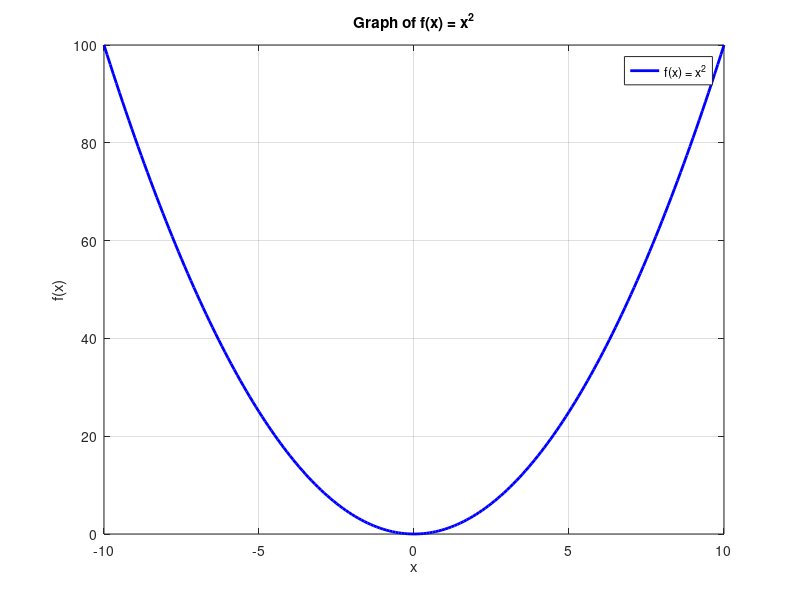
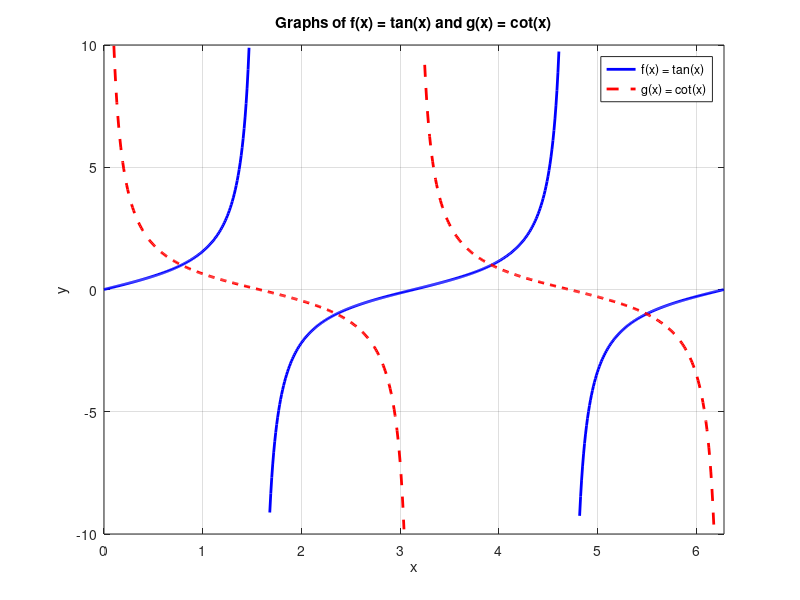
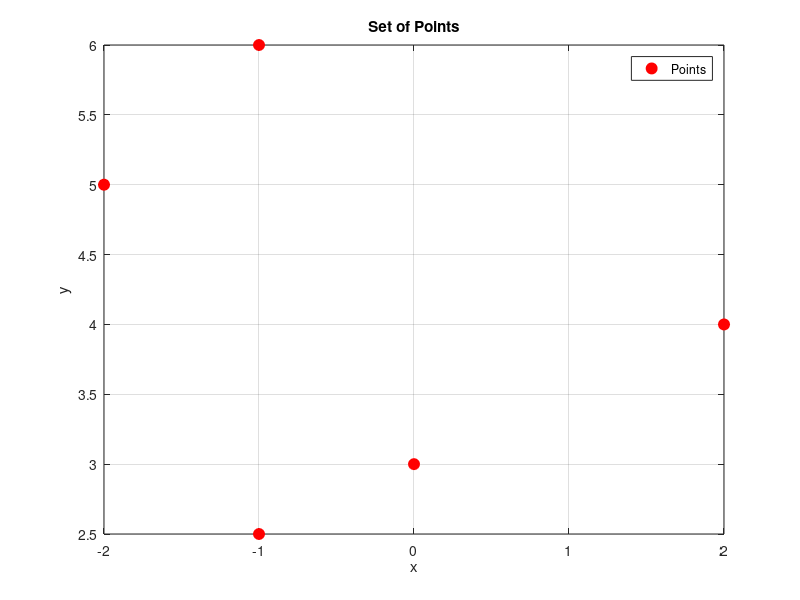

MATLAB code for these plots, in order:
% ============================================================
% EXERCISE - Plotting (MATLAB/Octave II)
% ============================================================

% -----------------------------------------------------------
% 1. Plot f(x) = x^2 with labels, legend, title
% -----------------------------------------------------------
figure(1);
x = -10:0.1:10;
y = x.^2;

plot(x, y, 'b-', 'LineWidth', 2);
xlabel('x');
ylabel('f(x)');
title('Graph of f(x) = x^2');
legend('f(x) = x^2');
grid on;

% -----------------------------------------------------------
% 2. Plot f(x)=tan(x) and g(x)=cot(x) on the same graph
%    x in [0, 2*pi], clipping large values for readability
% -----------------------------------------------------------
figure(2);
x = 0:0.01:2*pi;

f = tan(x);
g = cot(x);

% Clip values to [-10, 10] so asymptotes don't dominate the plot
f(abs(f) > 10) = NaN;
g(abs(g) > 10) = NaN;

plot(x, f, 'b-', 'LineWidth', 2);
hold on;
plot(x, g, 'r--', 'LineWidth', 2);
hold off;

xlabel('x');
ylabel('y');
title('Graphs of f(x) = tan(x) and g(x) = cot(x)');
legend('f(x) = tan(x)', 'g(x) = cot(x)');
xlim([0, 2*pi]);
ylim([-10, 10]);
grid on;

% -----------------------------------------------------------
% 3. Plot the set of points: (-1,2.5), (0,3), (-2,5), (2,4), (-1,6)
% -----------------------------------------------------------
figure(3);
px = [-1,  0, -2,  2, -1];
py = [2.5, 3,  5,  4,  6];

plot(px, py, 'ro', 'MarkerSize', 8, 'MarkerFaceColor', 'r');
xlabel('x');
ylabel('y');
title('Set of Points');
legend('Points');
grid on;
